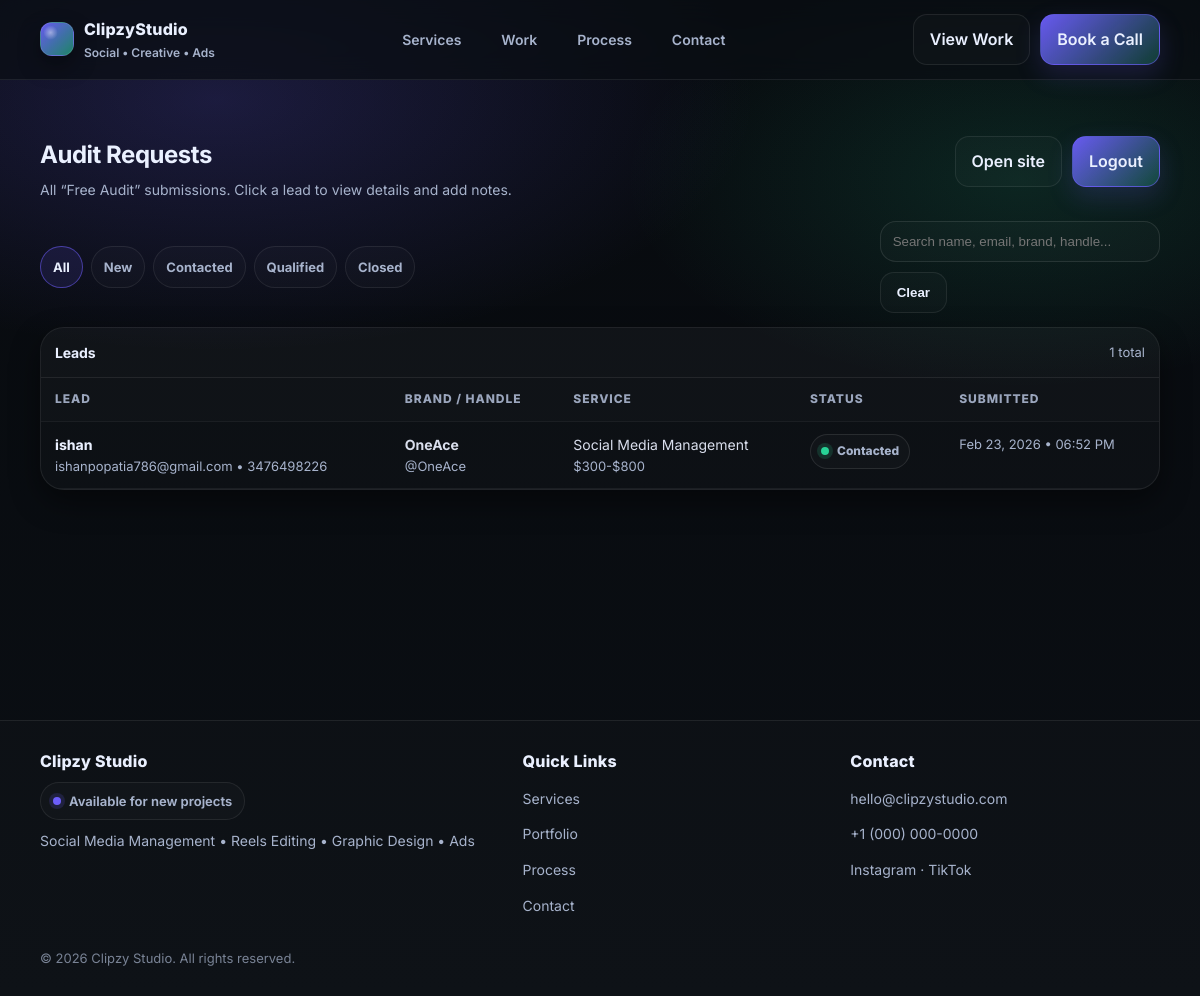
/admin/audits (signed in), run on the app's committed database.
### website/models.py (models this page shows)
class AuditRequest(db.Model):
    __tablename__ = "audit_requests"
    id = db.Column(db.Integer, primary_key=True)
    name = db.Column(db.String(160), nullable=False)
    email = db.Column(db.String(190), nullable=False, index=True)
    phone = db.Column(db.String(60), nullable=True)
    brand = db.Column(db.String(200), nullable=True)         # business/brand name
    ig_handle = db.Column(db.String(120), nullable=True)     # @handle
    website = db.Column(db.String(240), nullable=True)
    goals = db.Column(db.Text, nullable=True)                # what they want
    budget = db.Column(db.String(80), nullable=True)         # optional
    services = db.Column(db.String(200), nullable=True)      # selected service
    status = db.Column(db.String(40), default="New")         # New / Contacted / Qualified / Closed
    admin_notes = db.Column(db.Text, nullable=True)
    created_at = db.Column(db.DateTime, default=datetime.utcnow, index=True)

### website/auth.py (the view)
@auth.route("/audits", methods=["GET"])
@login_required
def audits():
    status = request.args.get("status")
    q = AuditRequest.query
    if status:
        q = q.filter_by(status=status)
    audits = q.order_by(AuditRequest.created_at.desc()).all()
    return render_template("admin_audits.html", audits=audits, active_status=status)

### website/templates/admin_audits.html (shortened to what this page needs)
{% extends "base.html" %}
{% block content %}
<div class="admin-header">
  <div>
    <h1>Audit Requests</h1>
    <p>All “Free Audit” submissions. Click a lead to view details and add notes.</p>
  </div>
    <div class="admin-actions">
        <a class="btn btn-ghost" href="{{ url_for('views.home') }}">Open site</a>
        <a class="btn btn-primary" href="{{ url_for('auth.logout') }}">
            Logout
        </a>
    </div>
</div>
<div class="toolbar">
  <div class="chips" aria-label="Status filters">
    <a class="chip {% if not active_status %}active{% endif %}" href="{{ url_for('auth.audits') }}">All</a>
    <a class="chip {% if active_status=='New' %}active{% endif %}" href="{{ url_for('auth.audits', status='New') }}">New</a>
    <a class="chip {% if active_status=='Contacted' %}active{% endif %}" href="{{ url_for('auth.audits', status='Contacted') }}">Contacted</a>
    <a class="chip {% if active_status=='Qualified' %}active{% endif %}" href="{{ url_for('auth.audits', status='Qualified') }}">Qualified</a>
    <a class="chip {% if active_status=='Closed' %}active{% endif %}" href="{{ url_for('auth.audits', status='Closed') }}">Closed</a>
  </div>
  <div class="search">
    <input id="searchBox" type="text" placeholder="Search name, email, brand, handle..." />
    <button class="btn btn-ghost" type="button" id="clearBtn">Clear</button>
  </div>
</div>
<div class="table-card">
  <div class="table-head">
    <strong>Leads</strong>
    <div class="count">{{ audits|length }} total</div>
  </div>
  {% if audits and audits|length > 0 %}
  <table id="leadsTable" aria-label="Audit requests table">
    <thead>
      <tr>
        <th>Lead</th>
        <th>Brand / Handle</th>
        <th>Service</th>
        <th>Status</th>
        <th>Submitted</th>
      </tr>
    </thead>
    <tbody>
      {% for a in audits %}
      <tr class="lead-row">
        <td data-label="Lead">
          <a class="row-link" href="{{ url_for('auth.audit_detail', audit_id=a.id) }}">
            {{ a.name }}
          </a>
          <div class="muted">{{ a.email }}{% if a.phone %} • {{ a.phone }}{% endif %}</div>
        </td>
        <td data-label="Brand / Handle">
          <div><strong>{{ a.brand or "—" }}</strong></div>
          <div class="muted">
            {{ a.ig_handle or "—" }}
          </div>
        </td>
        <td data-label="Service">
          <div>{{ a.services or "—" }}</div>
          <div class="muted">{{ a.budget or "" }}</div>
        </td>
        <td data-label="Status">
          <span class="status" data-s="{{ a.status or 'New' }}">
            <span class="s-dot" aria-hidden="true"></span>
            {{ a.status or "New" }}
          </span>
        </td>
        <td data-label="Submitted">
          <div class="muted">
            {% if a.created_at %}{{ a.created_at.strftime("%b %d, %Y • %I:%M %p") }}{% else %}—{% endif %}
          </div>
        </td>
      </tr>
      {% endfor %}
    </tbody>
  </table>
  {% else %}
    <div class="empty">No audit requests yet.</div>
  {% endif %}
</div>
{% endblock %}

### website/templates/base.html (style rules this page uses)
:root { --bg: #0b0f14; --bg-2:#0f1620; --card:#0f1722; --card-2:#111c2a; --text:#eaf0ff; --muted:#a7b3cc; --border: rgba(255,255,255,.08); --shadow: 0 12px 30px rgba(0,0,0,.45); --radius: 18px; --accent: #6d5efc; --accent-2:#2be7a5; --container: 1120px; --pad: 20px; }
* { box-sizing:border-box; }
html,body { height:100%; }
body { margin:0; font-family: Inter, system-ui, -apple-system, Segoe UI, Roboto, Arial, sans-serif; color: var(--text); background: radial-gradient(900px 420px at 18% 10%, rgba(109,94,252,.20), transparent 60%), radial-gradient(720px 380px at 85% 18%, rgba(43,231,165,.12), transparent 55%), linear-gradient(180deg, #070a0e, var(--bg)); line-height:1.55; overflow-x:hidden; }
a { color:inherit; text-decoration:none; }
.btn { display:inline-flex; align-items:center; justify-content:center; gap:10px; padding: 12px 16px; border-radius: 14px; border: 1px solid var(--border); background: rgba(255,255,255,.03); color: var(--text); font-weight: 600; transition: transform .15s ease, background .15s ease, border-color .15s ease, box-shadow .15s ease; cursor:pointer; user-select:none; -webkit-tap-highlight-color: transparent; }
.btn-primary { border: 1px solid rgba(109,94,252,.55); background: linear-gradient(135deg, rgba(109,94,252,.95), rgba(43,231,165,.22)); box-shadow: 0 10px 26px rgba(109,94,252,.18); }
.btn-ghost { background: rgba(255,255,255,.02); }

### website/templates/admin_audits.html (style rules this page uses)
.admin-header { padding: 28px 0 10px; display:flex; justify-content:space-between; align-items:flex-start; gap: 12px; flex-wrap: wrap; }
.admin-header h1 { margin: 0; font-size: 24px; letter-spacing: -0.02em; }
.admin-header p { margin: 6px 0 0; color: var(--muted); font-size: 14px; }
.admin-actions { display:flex; gap: 10px; flex-wrap: wrap; align-items:center; }
.toolbar { display:flex; gap: 10px; align-items:center; justify-content:space-between; flex-wrap: wrap; margin: 10px 0 14px; }
.chips { display:flex; gap: 8px; flex-wrap: wrap; align-items:center; }
.chip { padding: 10px 12px; border-radius: 999px; border: 1px solid var(--border); background: rgba(255,255,255,.02); color: var(--muted); font-weight: 700; font-size: 13px; cursor: pointer; transition: transform .15s ease, background .15s ease, border-color .15s ease, color .15s ease; }
.chip.active { color: var(--text); border-color: rgba(109,94,252,.55); background: rgba(109,94,252,.12); }
.search { display:flex; gap: 10px; align-items:center; flex-wrap: wrap; }
.search input { width: min(420px, 100%); padding: 12px 12px; border-radius: 16px; border: 1px solid rgba(255,255,255,.10); background: rgba(255,255,255,.02); color: var(--text); outline:none; }
.table-card { border-radius: calc(var(--radius) + 6px); border: 1px solid var(--border); background: rgba(255,255,255,.02); box-shadow: var(--shadow); overflow: hidden; }
.table-head { display:flex; justify-content:space-between; align-items:center; gap: 10px; padding: 14px 14px; border-bottom: 1px solid rgba(255,255,255,.08); background: rgba(255,255,255,.015); }
.table-head strong { font-size: 14px; letter-spacing: -0.01em; }
.count { color: var(--muted); font-size: 13px; }
table { width: 100%; border-collapse: collapse; }
th, td { padding: 12px 14px; text-align:left; border-bottom: 1px solid rgba(255,255,255,.06); font-size: 14px; vertical-align: top; }
th { color: rgba(167,179,204,.92); font-weight: 800; font-size: 12px; letter-spacing: .08em; text-transform: uppercase; background: rgba(255,255,255,.01); }
td { color: rgba(234,240,255,.92); }
.muted { color: var(--muted); font-size: 13px; }
.row-link { display:inline-flex; gap: 8px; align-items:center; font-weight: 750; color: var(--text); }
.status { display:inline-flex; align-items:center; gap: 8px; padding: 7px 10px; border-radius: 999px; border: 1px solid rgba(255,255,255,.10); background: rgba(255,255,255,.02); color: var(--muted); font-weight: 800; font-size: 12px; white-space: nowrap; }
.s-dot { width:8px; height:8px; border-radius:50%; background: rgba(255,255,255,.25); }
.status[data-s="Contacted"] .s-dot { background: rgba(43,231,165,.9); box-shadow: 0 0 0 4px rgba(43,231,165,.14); }

### data on the page
AuditRequest: name "ishan", email "ishanpopatia786@gmail.com", phone "3476498226", brand "OneAce", ig_handle "@OneAce", services "Social Media Management", budget "$300-$800", status "Contacted", created_at "Feb 23, 2026 • 06:52 PM"

### other printed values
{{ audits|length }} "1"
